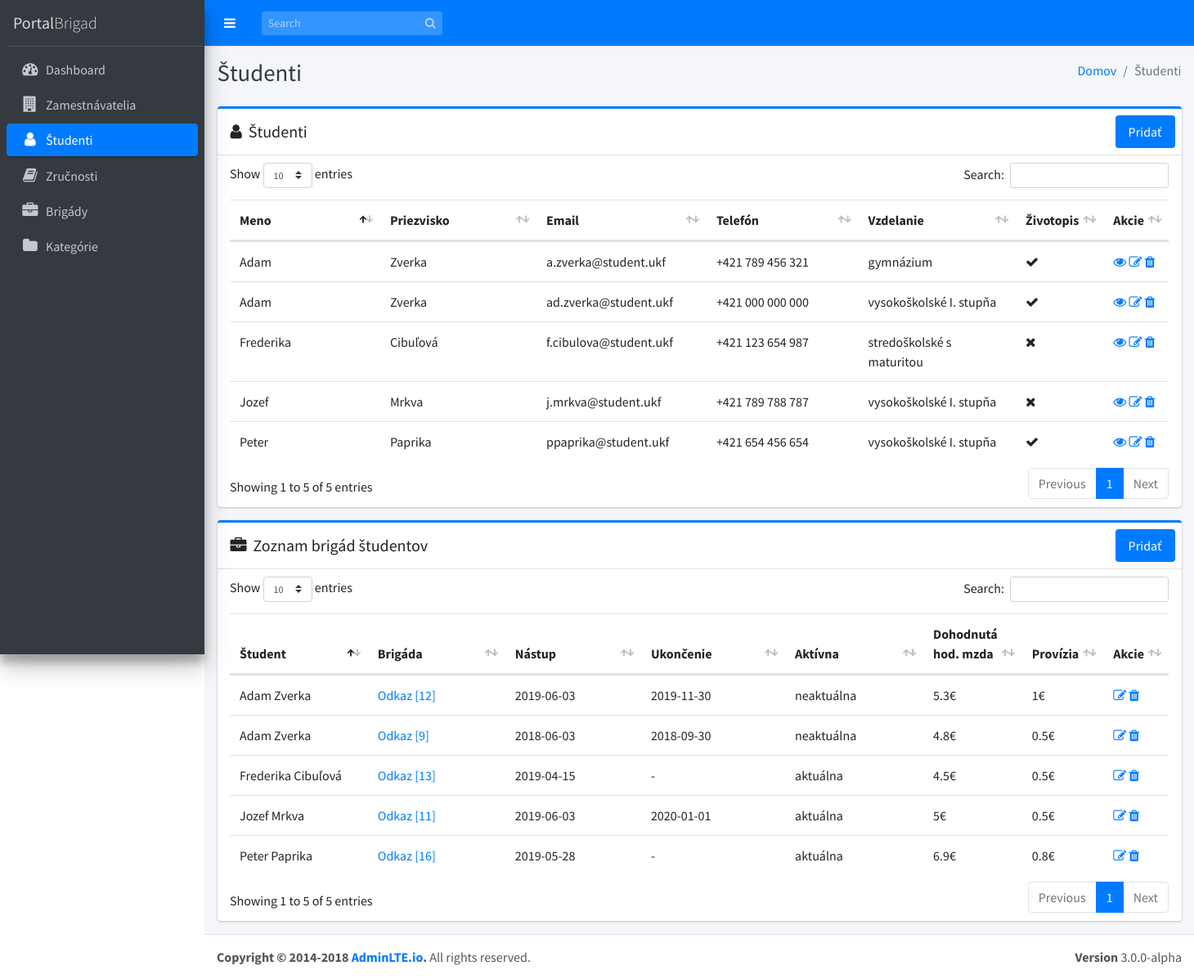
The page /index.php/studenti on the database its author committed.
### tables this page shows
CREATE TABLE `studenti` (
  `idstudenti` int(11) NOT NULL,
  `meno` varchar(20) NOT NULL,
  `priezvisko` varchar(20) NOT NULL,
  `email` varchar(30) NOT NULL,
  `telefon` varchar(16) NOT NULL,
  `vzdelanie` varchar(30) NOT NULL,
  `zivotopis` varchar(255) DEFAULT NULL
);

CREATE TABLE `brigady_has_studenti` (
  `id` int(11) NOT NULL,
  `idbrigady` int(11) NOT NULL,
  `idstudenti` int(11) NOT NULL,
  `nastup` date DEFAULT NULL,
  `ukoncenie` date DEFAULT NULL,
  `aktivna` tinyint(1) NOT NULL,
  `doh_hod_mzda` double NOT NULL,
  `provizia` double NOT NULL
);

### application/controllers/Studenti.php (called while the page is built, shortened)
<?php
class Studenti extends CI_Controller
{
  function __construct()
  {
    $this->load->helper('form');
    $this->load->helper('url');
    $this->load->library('form_validation');
    $this->load->model('Student_model');
    $this->load->model('Brigada_student_model');
    $this->load->library('pagination');
  }
  public function index()
  {
    $data = array();
    $data['studenti'] = $this->Student_model->getRows();
    $data['brigady'] = $this->Brigada_student_model->getBrigadyStudentov();
    $data['title'] = 'Študenti | PortalBrigad';
    $this->load->view('templates/header', $data);
    $this->load->view('templates/menu');
    $this->load->view('studenti/index', $data);
    $this->load->view('templates/footer');
  }
}

### index.php (called while the page is built, shortened)
<?php
require_once BASEPATH.'core/CodeIgniter.php';

### application/models/Student_model.php (called while the page is built, shortened)
<?php defined('BASEPATH') or exit('No direct script access allowed');
class Student_model extends CI_Model
{
  function getRows($id = "")
  {
    if (!empty($id)) {
      $query = $this->db->get_where('studenti', array('idstudenti' => $id));
      return $query->row_array();
    } else {
      $query = $this->db->get('studenti');
      return $query->result_array();
    }
  }
}

### application/models/Brigada_student_model.php (called while the page is built, shortened)
<?php defined('BASEPATH') or exit('No direct script access allowed');
class Brigada_student_model extends CI_Model
{
  public function getBrigadyStudentov()
  {
    $this->db->select('CONCAT(studenti.meno, " ", studenti.priezvisko) AS student, id, idbrigady, studenti.idstudenti, nastup, ukoncenie, aktivna, doh_hod_mzda, provizia');
    $this->db->from('brigady_has_studenti');
    $this->db->join('studenti', 'studenti.idstudenti = brigady_has_studenti.idstudenti', 'inner');
    $this->db->group_by('studenti.idstudenti');
    $query = $this->db->get();
    return $query->result_array();
  }
}

### application/views/studenti/index.php (the view, shortened to what this page needs)
<div class="content-wrapper">
  <div class="content-header">
    <div class="container-fluid">
      <div class="row mb-2">
        <div class="col-sm-6">
          <h1 class="m-0 text-dark">Študenti</h1>
        </div>
        <div class="col-sm-6">
          <ol class="breadcrumb float-sm-right">
            <li class="breadcrumb-item"><a href="<?php echo base_url(); ?>">Domov</a></li>
            <li class="breadcrumb-item active">Študenti</li>
          </ol>
        </div>
      </div>
    </div>
  </div>
  <section class="content">
    <div class="container-fluid">
      <div class="row">
        <section class="col-md-12 connectedSortable">
          <div class="card card-primary card-outline">
            <div class="card-header d-flex p-0">
              <h3 class="card-title p-3">
                <i class="fa fa-user mr-1"></i>
                Študenti
              </h3>
              <ul class="nav nav-pills ml-auto p-2">
                <li class="nav-item">
                  <a href="<?php echo site_url('studenti/add/'); ?>" class="nav-link active">Pridať</a>
                </li>
              </ul>
            </div>
            <div class="card-body table-responsive p-2">
              <div id="studentiTable_wrapper" class="dataTables_wrapper container-fluid dt-bootstrap4">
                <div class="row">
                  <div class="col-sm-12"></div>
                </div>
                <div class="row">
                  <div class="col-sm-12">
                    <table id="studentiTable" class="table table-hover dataTable">
                      <thead>
                        <tr>
                          <th width="19%">Meno</th>
                          <th width="19%">Priezvisko</th>
                          <th width="19%">Email</th>
                          <th width="19%">Telefón</th>
                          <th width="19%">Vzdelanie</th>
                          <th width="19%">Životopis</th>
                          <th width="10%">Akcie</th>
                        </tr>
                      </thead>
                      <tbody id="userData">
                        <?php if (!empty($studenti)) : foreach ($studenti as $student) : ?>
                            <tr>
                              <td><?php echo $student['meno']; ?></td>
                              <td><?php echo $student['priezvisko']; ?></td>
                              <td><?php echo $student['email']; ?></td>
                              <td><?php echo $student['telefon']; ?></td>
                              <td><?php echo $student['vzdelanie']; ?></td>
                              <td><?php echo !empty($student['zivotopis']) ? '<i class="fa fa-check mr-1"></i>' : '<i class="fa fa-times mr-1"></i>'; ?></td>
                              <td>
                                <a href="<?php echo site_url('studenti/view/' . $student['idstudenti']); ?>" class="fa fa-eye"></a>
                                <a href="<?php echo site_url('studenti/edit/' . $student['idstudenti']); ?>" class="fa fa-edit"></a>
                                <a href="<?php echo site_url('studenti/delete/' . $student['idstudenti']); ?>" data-href="<?php echo site_url('studenti/delete/' . $student['idstudenti']); ?>" class="fa fa-trash" data-toggle="modal" data-target="#deleteModal"></a>
                              </td>
                            </tr>
                          <?php endforeach;
                      else : ?>
                          <tr>
                            <td colspan="4">Žiadny študenti</td>
                          </tr>
                        <?php endif; ?>
                      </tbody>
                    </table>
                  </div>
                </div>
              </div>
            </div>
          </div>
          <div class="card card-primary card-outline">
            <div class="card-header d-flex p-0">
              <h3 class="card-title p-3">
                <i class="fa fa-briefcase mr-1"></i>
                Zoznam brigád študentov
              </h3>
              <ul class="nav nav-pills ml-auto p-2">
                <li class="nav-item">
                  <a href="<?php echo site_url('brigady/addbrigada/'); ?>" class="nav-link active">Pridať</a>
                </li>
              </ul>
            </div>
            <div class="card-body table-responsive p-2">
              <div id="brigadyStudentiTable_wrapper" class="dataTables_wrapper container-fluid dt-bootstrap4">
                <div class="row">
                  <div class="col-sm-12"></div>
                </div>
                <div class="row">
                  <div class="col-sm-12">
                    <table id="brigadyStudentiTable" class="table table-hover dataTable">
                      <thead>
                        <tr>
                          <th width="19%">Študent</th>
                          <th width="19%">Brigáda</th>
                          <th width="19%">Nástup</th>
                          <th width="19%">Ukončenie</th>
                          <th width="19%">Aktívna</th>
                          <th width="12%">Dohodnutá hod. mzda</th>
                          <th width="19%">Provízia</th>
                          <th width="10%">Akcie</th>
                        </tr>
                      </thead>
                      <tbody id="userData">
                        <?php if (!empty($brigady)) : foreach ($brigady as $brigada) : ?>
                            <tr>
                              <td><?php echo $brigada['student']; ?></td>
                              <td><a href="<?php echo site_url('brigady/view/' . $brigada['idbrigady']); ?>">Odkaz [<?php echo $brigada['idbrigady']; ?>]</a></td>
                              <td><?php echo !empty($brigada['nastup']) ? $brigada['nastup'] : '-'; ?></td>
                              <td><?php echo !empty($brigada['ukoncenie']) ? $brigada['ukoncenie'] : '-'; ?></td>
                              <td><?php if ($brigada['aktivna'] == 1) {
                                    echo 'aktuálna';
                                  } else {
                                    echo 'neaktuálna';
                                  } ?>
                              </td>
                              <td><?php echo $brigada['doh_hod_mzda'] . '€'; ?></td>
                              <td><?php echo $brigada['provizia'] . '€'; ?></td>
                              <td>
                                <a href="<?php echo site_url('brigady/editbrigada/' . $brigada['id']); ?>" class="fa fa-edit"></a>
                                <a href="<?php echo site_url('brigady/deletebrigada/' . $brigada['id']); ?>" data-href="<?php echo site_url('brigady/deletebrigada/' . $brigada['id']); ?>" class="fa fa-trash" data-toggle="modal" data-target="#deleteModal"></a>
                              </td>
                            </tr>
                          <?php endforeach;
                      else : ?>
                          <tr>
                            <td colspan="4">Žiadne brigády</td>
                          </tr>
                        <?php endif; ?>
                      </tbody>
                    </table>
                  </div>
                </div>
              </div>
            </div>
          </div>
        </section>
      </div>
    </div>
</div>
</div>

### rows shown on the page
studenti: meno "Adam", priezvisko "Zverka", email "a.zverka@student.ukf", telefon "+421 789 456 321", vzdelanie "gymnázium"
studenti: meno "Jozef", priezvisko "Mrkva", email "j.mrkva@student.ukf", telefon "+421 789 788 787", vzdelanie "vysokoškolské I. stupňa"
studenti: meno "Peter", priezvisko "Paprika", email "ppaprika@student.ukf", telefon "+421 654 456 654", vzdelanie "vysokoškolské I. stupňa"
studenti: meno "Frederika", priezvisko "Cibuľová", email "f.cibulova@student.ukf", telefon "+421 123 654 987", vzdelanie "stredoškolské s maturitou"
studenti: meno "Adam", priezvisko "Zverka", email "ad.zverka@student.ukf", telefon "+421 000 000 000", vzdelanie "vysokoškolské I. stupňa"
brigady_has_studenti: student "Adam Zverka", idbrigady "12", nastup "2019-06-03", ukoncenie "2019-11-30", aktivna "neaktuálna", doh_hod_mzda "5.3", provizia "1"
brigady_has_studenti: student "Jozef Mrkva", idbrigady "11", nastup "2019-06-03", ukoncenie "2020-01-01", aktivna "aktuálna", doh_hod_mzda "5", provizia "0.5"
brigady_has_studenti: student "Peter Paprika", idbrigady "16", nastup "2019-05-28", aktivna "aktuálna", doh_hod_mzda "6.9", provizia "0.8"
brigady_has_studenti: student "Frederika Cibuľová", idbrigady "13", nastup "2019-04-15", aktivna "aktuálna", doh_hod_mzda "4.5", provizia "0.5"
brigady_has_studenti: student "Adam Zverka", idbrigady "9", nastup "2018-06-03", ukoncenie "2018-09-30", aktivna "neaktuálna", doh_hod_mzda "4.8", provizia "0.5"
